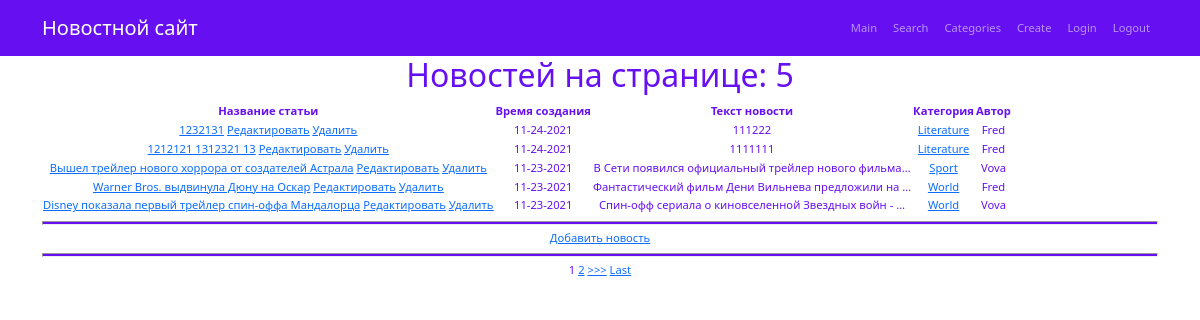
Before: /news/ with the older database file.
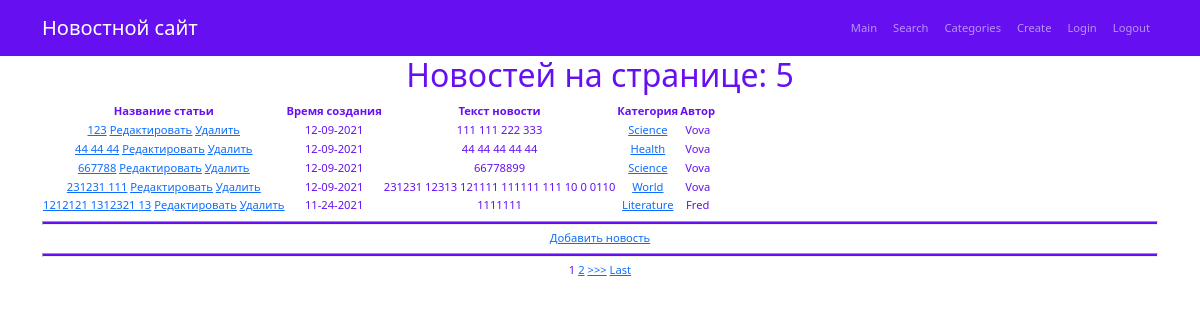
After: the same page with the newer database file.
### newsapp/models.py (models this page shows, shortened)
class News(models.Model):
    news_author = models.ForeignKey(Author, on_delete=models.CASCADE)
    news_create_time = models.DateTimeField(auto_now_add=True)
    news_text = models.TextField(default="None")
    name = models.CharField(
        max_length=100,
        unique=True,  # названия не должны повторяться
    )
    category = models.ForeignKey(
        to='Category',
        on_delete=models.CASCADE,
        related_name='all_news',  # все новости в категории будут доступны через поле news
    )

class Category(models.Model):
    name = models.CharField(max_length=100, unique=True)  # названия категорий тоже не должны повторяться
    subscribers = models.ManyToManyField(User, blank=True)

class Author(models.Model):
    author_user = models.OneToOneField(User, on_delete = models.CASCADE)
    author_rate = models.IntegerField(default=0)

### newsapp/views.py (the view, shortened to what this page needs)
# urls.py: path('', NewsList.as_view()),
class NewsList(ListView):
    model = News  # указываем модель, объекты которой мы будем выводить
    template_name = 'news.html'  # указываем имя шаблона, в котором будет лежать HTML, в котором будут все инструкции о том, как именно пользователю должны вывестись наши объекты
    context_object_name = 'all_news'  # это имя списка, в котором будут лежать все объекты, его надо указать, чтобы обратиться к самому списку объектов через HTML-шаблон
    ordering = ['-news_create_time']
    paginate_by = 5  # поставим постраничный вывод в один элемент
    form_class = NewsForm  # добавляем форм класс, чтобы получать доступ к форме через метод POST
    def get_context_data(self, **kwargs):  # забираем отфильтрованные объекты переопределяя метод get_context_data у наследуемого класса (привет, полиморфизм, мы скучали!!!)
        context = super().get_context_data(**kwargs)
        context['filter'] = NewsFilter(self.request.GET, queryset=self.get_queryset())  # вписываем наш фильтр в контекст
        context['categories'] = Category.objects.all()
        context['form'] = NewsForm()
        return context

### newsapp/templatetags/custom_filters.py (called while the page is built)
@register.filter(name='cenzor')  # регистрируем наш фильтр под именем multiply, чтоб django понимал, что это именно фильтр, а не простая функция
def cenzor(value):  # первый аргумент здесь это то значение, к которому надо применить фильтр, второй аргумент — это аргумент фильтра, т. е. примерно следующее будет в шаблоне value|multiply:arg
    VOC = ['хуй', 'хуев', 'пизд', 'ебать', 'бляд']
    for i in VOC:
        value = value.replace(i, i[0] + '*' * (len(i) - 2) + i[len(i) - 1:])
    return value

### templates/news.html (shortened to what this page needs)
{% extends 'flatpages/default.html' %}
{% load custom_filters %}
{% block content %}
    <h1>Новостей на странице: {{ all_news|length }}</h1>
    {% if all_news %}
        <table>
        <thead>
            <th>
              <b> Название статьи </b>
            </th>
            <th>
               <b> Время создания </b>
            </th>
            <th>
                <b> Текст новости </b>
            </th>
            <th>
               <b> Категория </b>
            </th>
            <th>
               <b> Автор </b>
            </th>
        </thead>
            {% for news in all_news %}
            <tr>
            <td>
                <a href="{% url 'news_detail' news.id %}">{{ news.name|cenzor }}</a>
                <a href="{% url 'news_create' news.id %}"><u>Редактировать</u></a>
                <a href="{% url 'news_delete' news.id %}"><u> Удалить </u></a>
            </td>
            <td>
               {{ news.news_create_time|date:'m-d-Y' }}
            </td>
            <td>
               {{ news.news_text|cenzor|truncatechars:50 }}
            </td>
             <td>
               <a href="{% url 'category_detail' news.category.id %}">{{ news.category.name }}</a>
            </td>
            <td>
              {{ news.news_author.author_user.username }}
            </td>
            </tr>
        {% endfor %}
        </table>
        <hr>
        <a href="{% url 'news_create' %}">Добавить новость</a> <br>
        <hr>
      {% if is_paginated %}
            {% for num in page_obj.paginator.page_range %}
                {% if page_obj.number == num %}
                    <a>{{ num }}</a>
                {% elif num > page_obj.number|add:'-2' and num < page_obj.number|add:'2' %}
                    <a href="?page={{ num }}">{{ num }}</a>
                {% endif %}
            {% endfor %}
            {% if page_obj.has_next %}
                <a href="?page={{ page_obj.next_page_number }}">>>></a>
                <a href="?page={{ page_obj.paginator.num_pages }}">Last</a>
            {% endif %}
        {% endif %}
    {% endif %}
{% endblock content %}

Changed rows visible on the page:
removed News: name|cenzor "1232131", news_create_time "11-24-2021", news_text|cenzor "111222", category.name "Literature", news_author.author_user.username "Fred"
no longer on this page (row unchanged): News: name|cenzor "Вышел трейлер нового хоррора от создателей Астрала", news_create_time "11-23-2021", news_text|cenzor "В Сети появился официальный трейлер нового фильма…", category.name "Sport", news_author.author_user.username "Vova"
no longer on this page (row unchanged): News: name|cenzor "Warner Bros. выдвинула Дюну на Оскар", news_create_time "11-23-2021", news_text|cenzor "Фантастический фильм Дени Вильнева предложили на …", category.name "World", news_author.author_user.username "Fred"
no longer on this page (row unchanged): News: name|cenzor "Disney показала первый трейлер спин-оффа Мандалорца", news_create_time "11-23-2021", news_text|cenzor "Спин-офф сериала о киновселенной Звездных войн - …", category.name "World", news_author.author_user.username "Vova"
added News: name|cenzor "123", news_create_time "12-09-2021", news_text|cenzor "111 111 222 333", category.name "Science", news_author.author_user.username "Vova"
added News: name|cenzor "44 44 44", news_create_time "12-09-2021", news_text|cenzor "44 44 44 44 44", category.name "Health", news_author.author_user.username "Vova"
added News: name|cenzor "667788", news_create_time "12-09-2021", news_text|cenzor "66778899", category.name "Science", news_author.author_user.username "Vova"
added News: name|cenzor "231231 111", news_create_time "12-09-2021", news_text|cenzor "231231 12313 121111 111111 111 10 0 0110", category.name "World", news_author.author_user.username "Vova"
